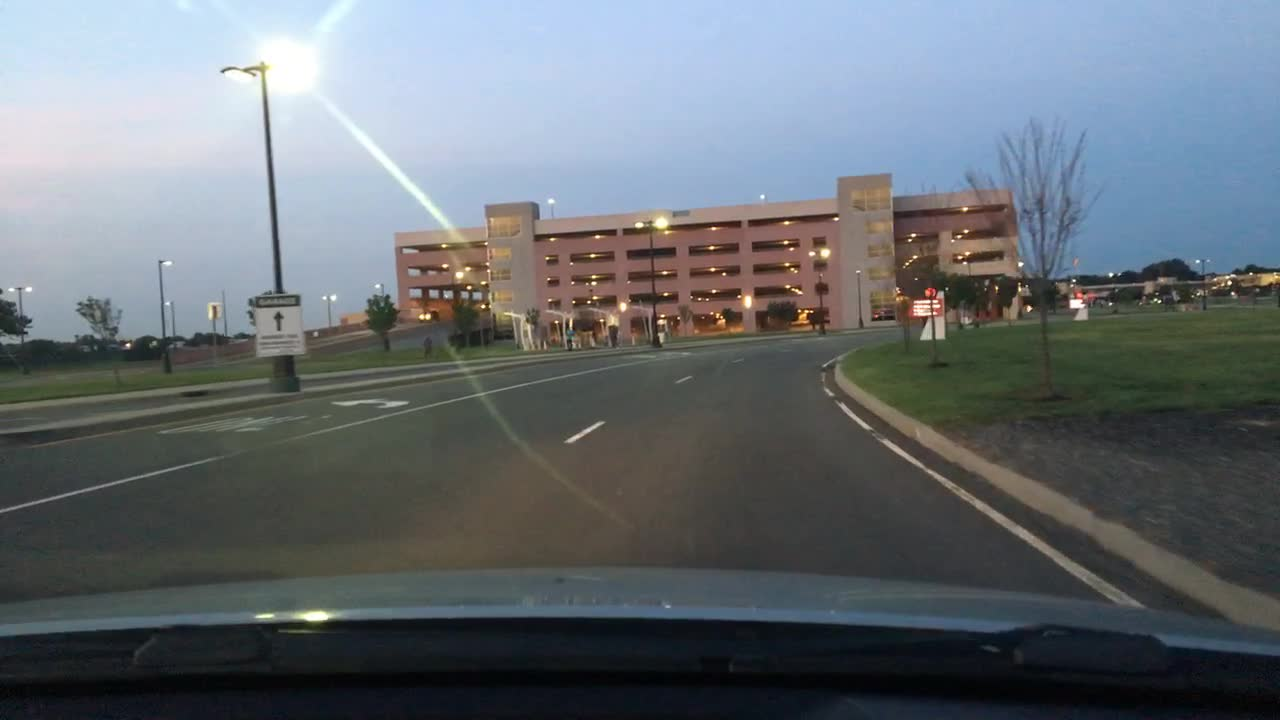
#> input picture data/raw/bdd_subset/images/0000f77c-62c2a288.jpg, 1280 x 720 px
$ python -i task_edge_corner.py   (imports and definitions only)
#> lines starting #> are read from the running program, lines starting #| are printed output that depends on the picture; after the words box and inside, x2 and y2 are one past the last pixel; in counts of white or black regions, pixels touching at a corner belong together
"""
Task 1 (low-level, classical): Edge + Corner detection.

  - Edges  : cv2.Canny
  - Corners: cv2.goodFeaturesToTrack (Shi-Tomasi) and ORB keypoints (for matching)

No ground truth available for this task (same as the course example's ORB task) ->
robustness is measured by comparing distorted/enhanced output against the CLEAN
image's own output as a reference (edge-mask IoU + ORB descriptor match ratio).
"""
import cv2
import numpy as np
from metrics import orb_match_ratio, edge_overlap_iou


def to_gray(img_rgb: np.ndarray) -> np.ndarray:
    return cv2.cvtColor(img_rgb, cv2.COLOR_RGB2GRAY)
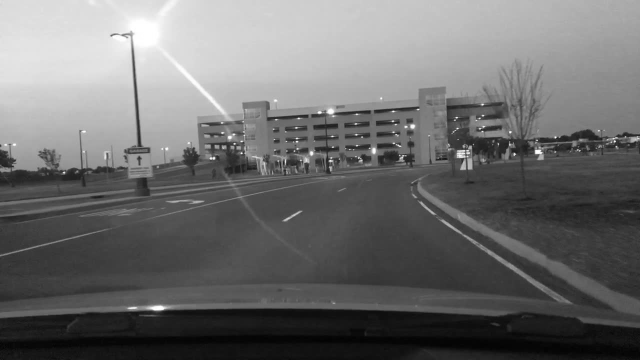
#> returned value: shape (720, 1280) (shown at 1/2 size); min 2, max 255, mean 108.9


def detect_edges(img_rgb: np.ndarray, low_thresh: int = 80, high_thresh: int = 160) -> np.ndarray:
    gray = to_gray(img_rgb)
    gray = cv2.GaussianBlur(gray, (3, 3), 0)
    return cv2.Canny(gray, low_thresh, high_thresh)
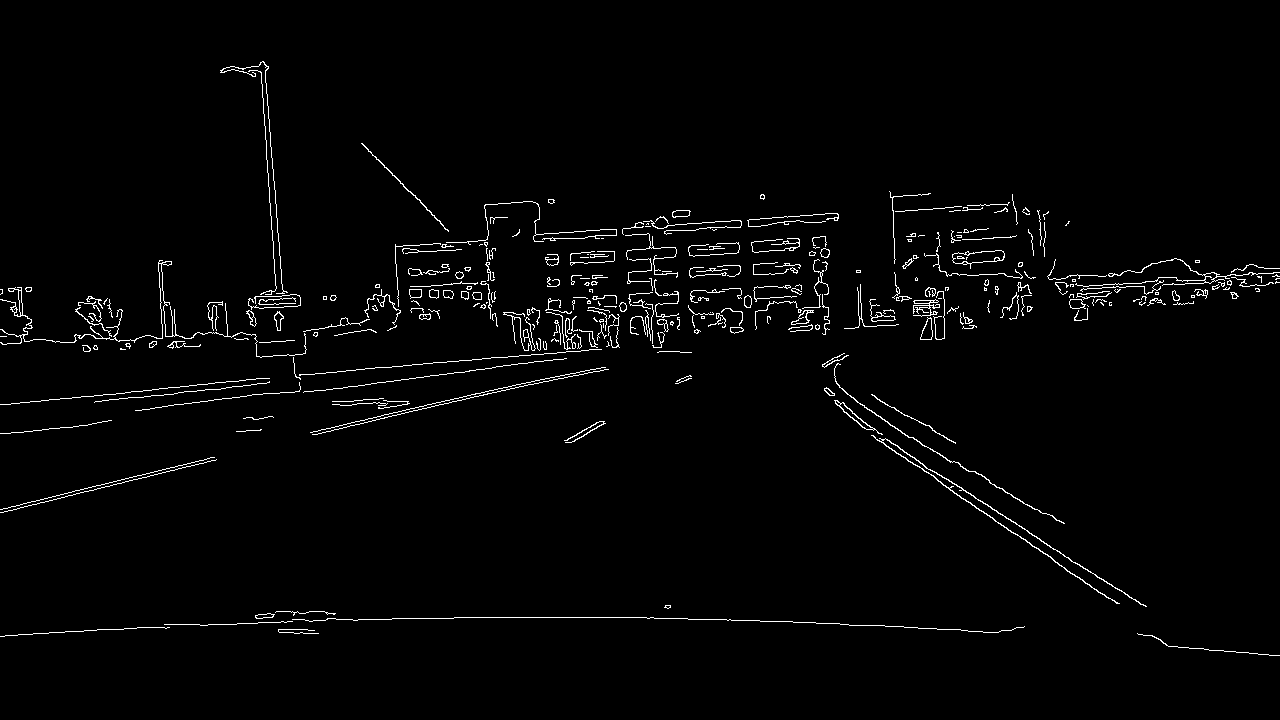
#> returned value: shape (720, 1280); 2% white in thin lines or dots, all inside (x1, y1, x2, y2) = (0, 61, 1280, 656)


def detect_corners(img_rgb: np.ndarray, max_corners: int = 200, quality: float = 0.01,
                    min_dist: int = 8) -> np.ndarray:
#> called with max_corners = 200, quality = 0.01, min_dist = 8
    gray = to_gray(img_rgb)
    corners = cv2.goodFeaturesToTrack(gray, maxCorners=max_corners, qualityLevel=quality,
                                       minDistance=min_dist)
#> corners = 200 rows, first 8: [1160, 301], [1075, 280], [587, 302], [1232, 293], [484, 306], [717, 317], [467, 287], [574, 302]
    return corners if corners is not None else np.zeros((0, 1, 2))


# [22 lines left out: function evaluate_edge_corner, not called in this run]


def draw_overlay(img_rgb: np.ndarray) -> np.ndarray:
    """Visualization helper: edges in white, corners as green circles, on top of the image."""
    edges = detect_edges(img_rgb)
    corners = detect_corners(img_rgb)
    out = img_rgb.copy()
    out[edges > 0] = [255, 255, 255]
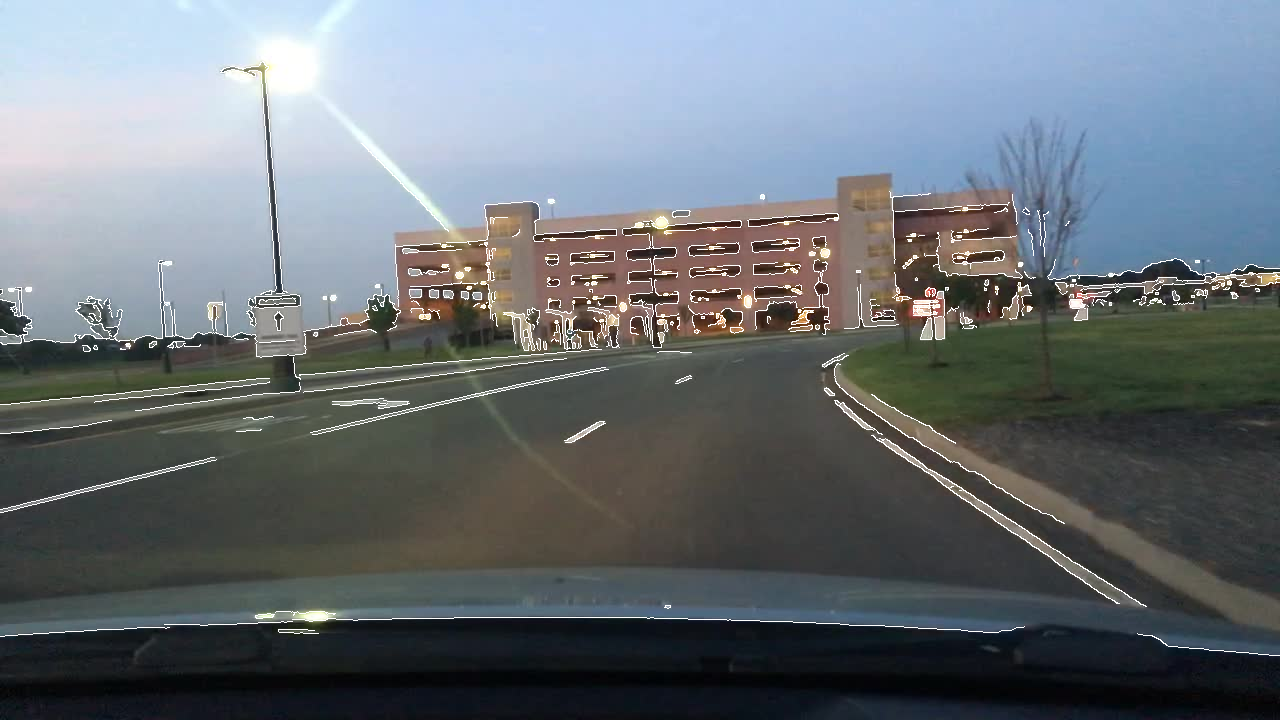
#> out: shape (720, 1280, 3); mean R, G, B 106.1, 113.4, 119.2
    for c in corners:
        x, y = c.ravel()
        cv2.circle(out, (int(x), int(y)), 3, (0, 255, 0), -1)
#> this loop made 200 passes
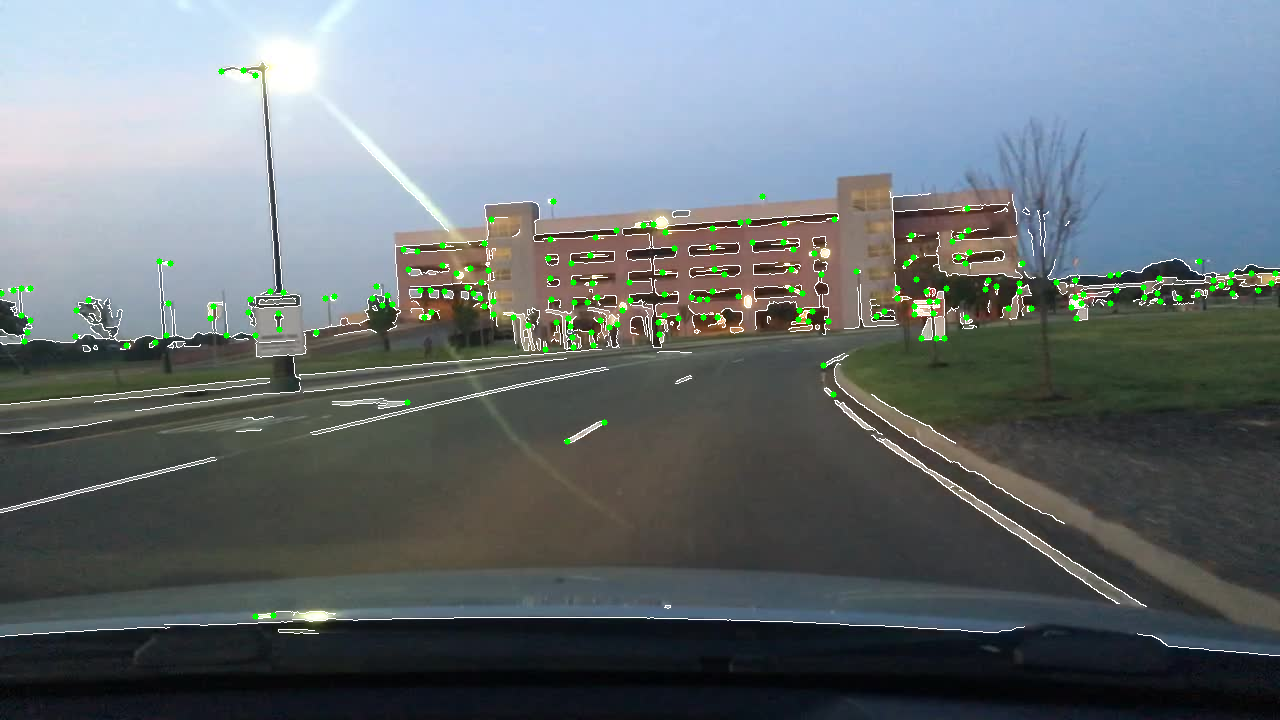
#> out: shape (720, 1280, 3); 0.63% of pixels changed, all inside (x1, y1, x2, y2) = (0, 67, 1279, 620)
    return out


# [12 lines not run here, left out]

>>> import cv2
>>> picture = cv2.cvtColor(cv2.imread('../data/raw/bdd_subset/images/0000f77c-62c2a288.jpg'), cv2.COLOR_BGR2RGB)
>>> result = draw_overlay(picture)

$ run again, on data/raw/bdd_subset/images/0000f77c-cb820c98.jpg
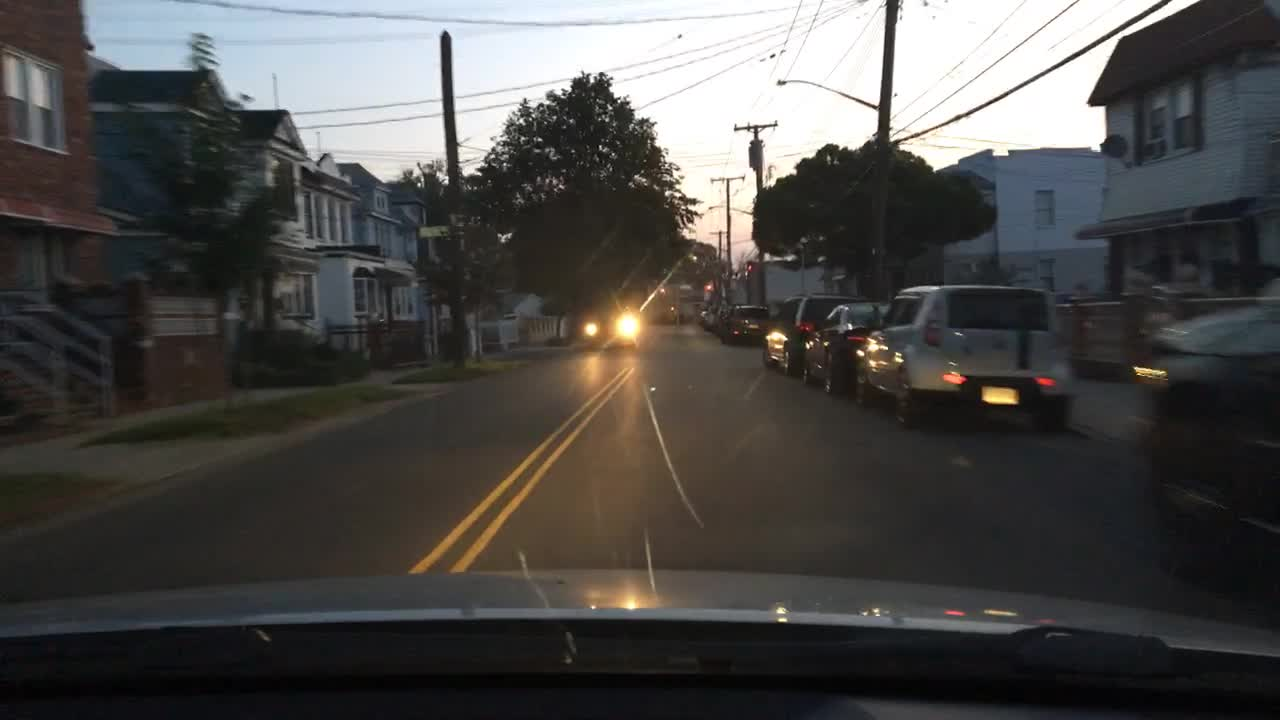
#> input picture data/raw/bdd_subset/images/0000f77c-cb820c98.jpg, 1280 x 720 px
#> in detect_edges, `return cv2.Canny(gray, low_thresh, high_thresh)`:
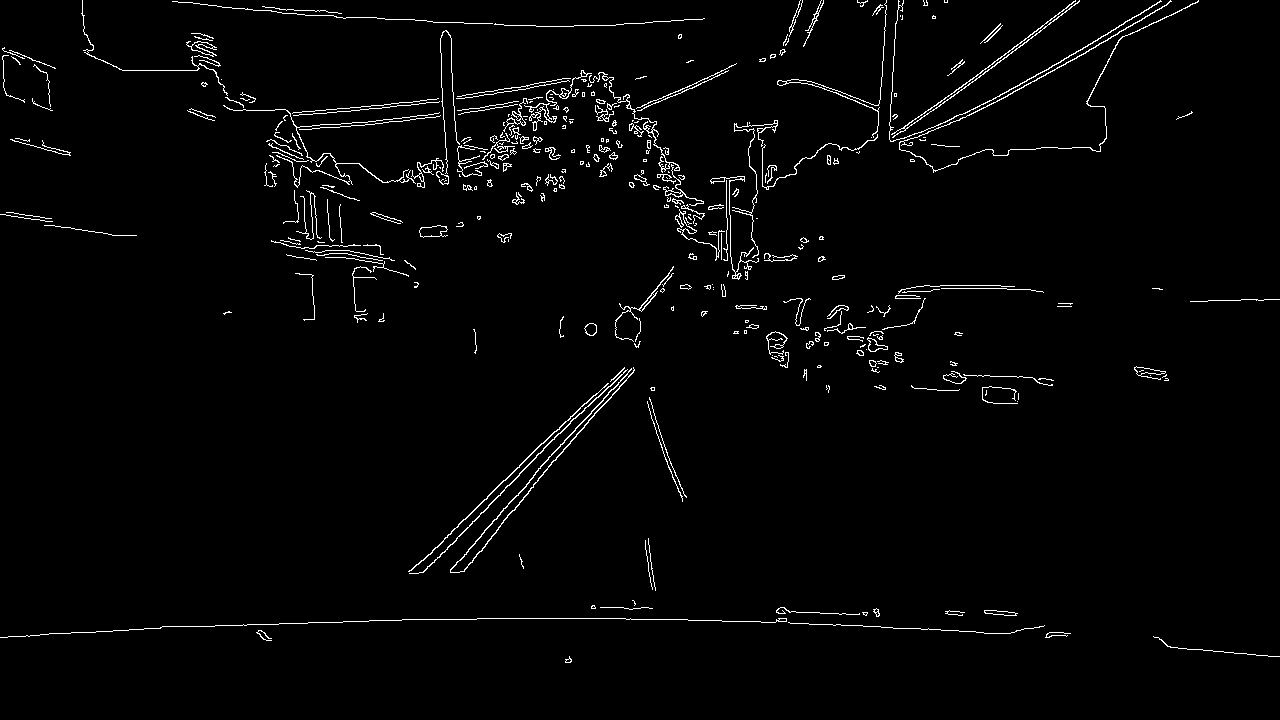
#> returned value: shape (720, 1280); 2.1% white in thin lines or dots
#> in detect_corners, `corners = cv2.goodFeaturesToTrack(gray, maxCorners=max_corners, qualit..`: corners = 200 rows, first 8: [887, 348], [618, 101], [896, 353], [808, 347], [902, 360], [786, 339], [735, 129], [600, 145]
#> the loop in draw_overlay, `for c in corners:` made 200 passes
#> after the loop in draw_overlay, `for c in corners:`:
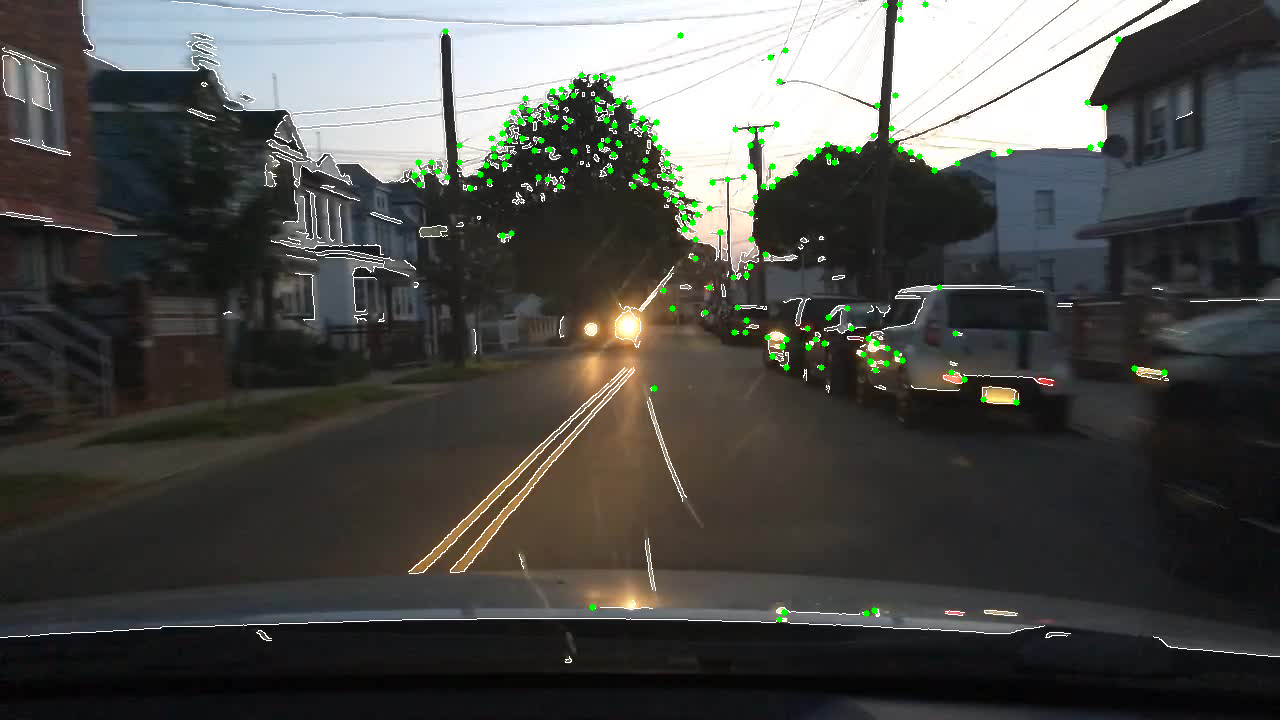
#> out: shape (720, 1280, 3); mean R, G, B 77.5, 78, 74.9

$ run again, on data/raw/bdd_subset/images/000e0252-8523a4a9.jpg
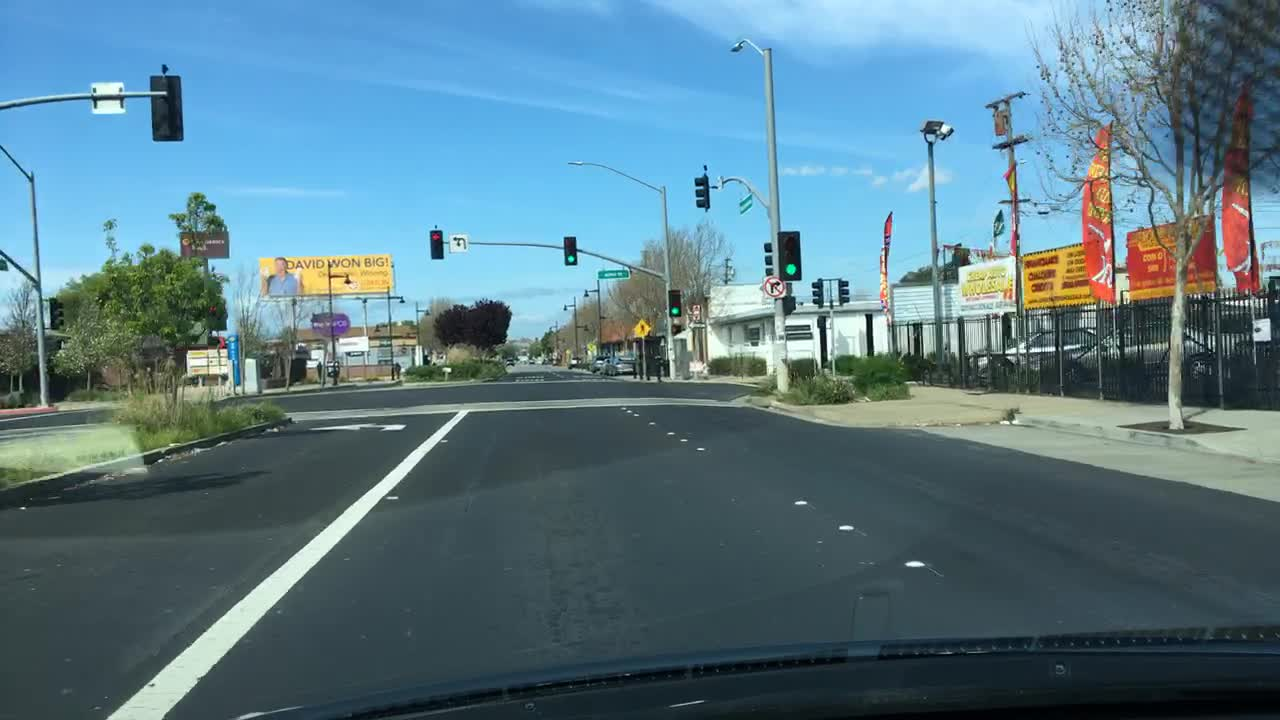
#> input picture data/raw/bdd_subset/images/000e0252-8523a4a9.jpg, 1280 x 720 px
#> in detect_edges, `return cv2.Canny(gray, low_thresh, high_thresh)`:
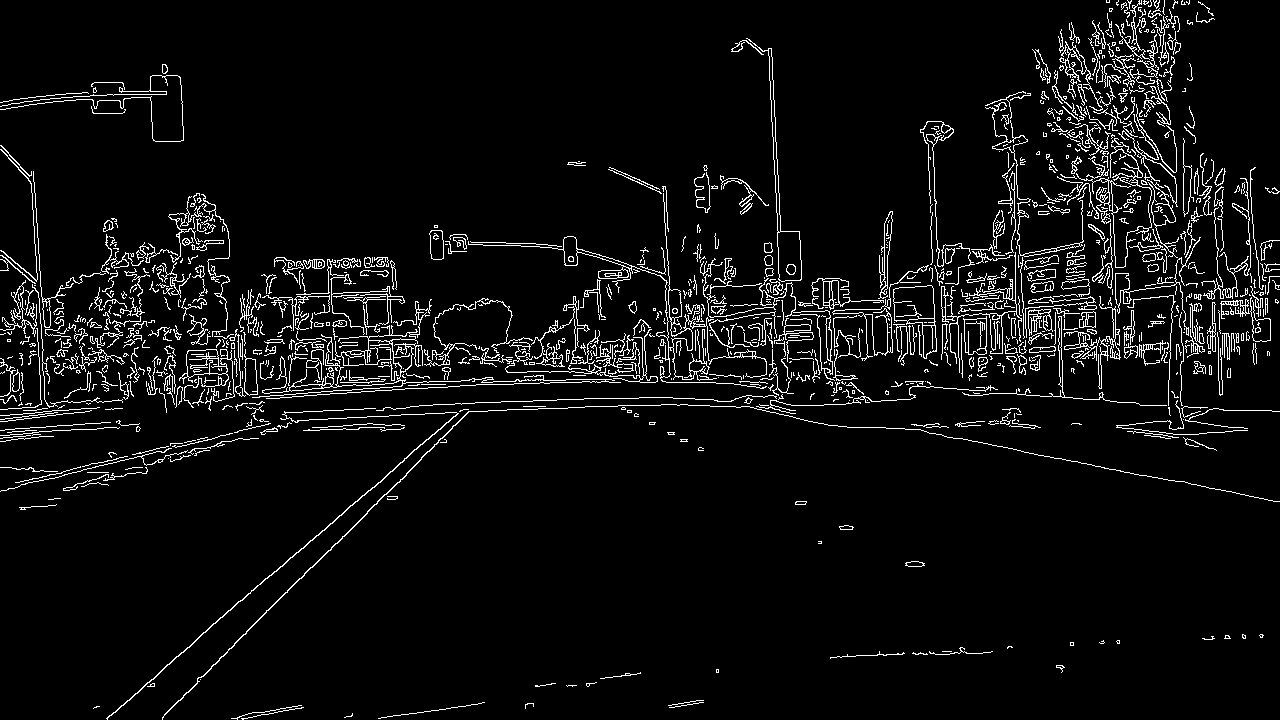
#> returned value: shape (720, 1280); 5.4% white in thin lines or dots
#> in detect_corners, `corners = cv2.goodFeaturesToTrack(gray, maxCorners=max_corners, qualit..`: corners = 200 rows, first 8: [1006, 352], [1261, 299], [1237, 301], [1227, 302], [1124, 303], [779, 283], [336, 364], [575, 361]
#> the loop in draw_overlay, `for c in corners:` made 200 passes
#> after the loop in draw_overlay, `for c in corners:`:
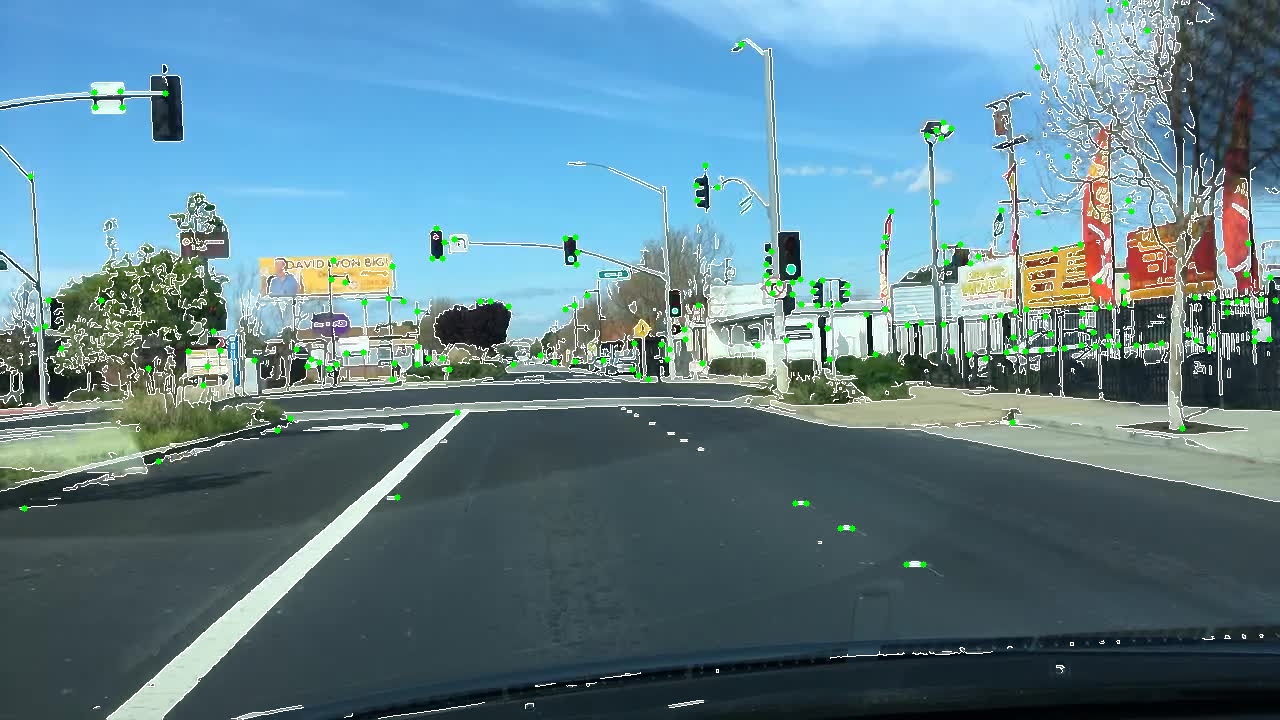
#> out: shape (720, 1280, 3); mean R, G, B 96.5, 129.9, 141.6
